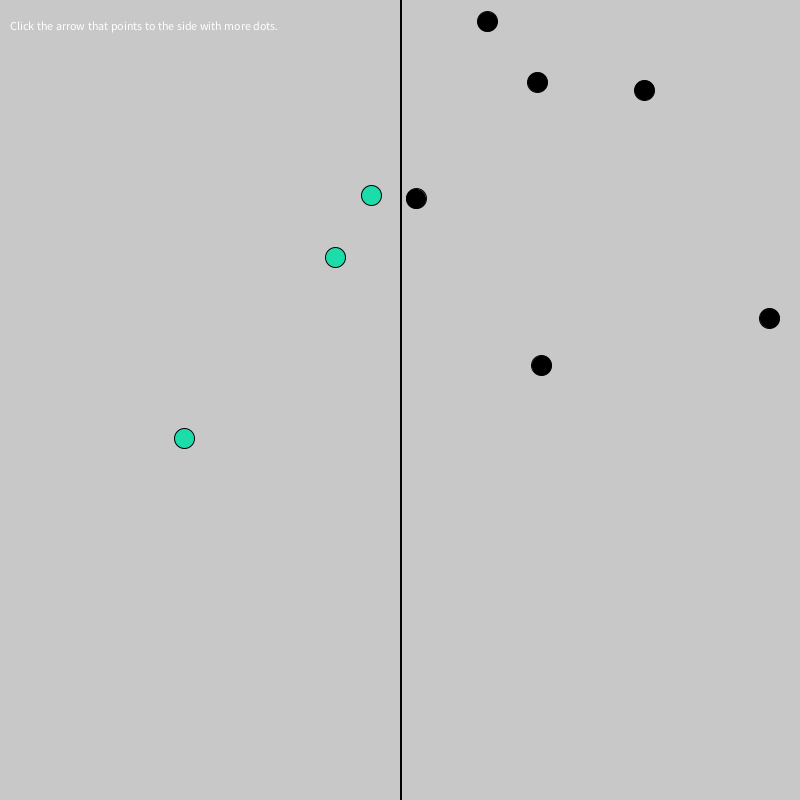
Frame 1 (no input)
Frame 60 (the mouse pressed at the canvas centre just before this capture): identical to frame 1, image omitted
Frame 120 (the mouse held since frame 60 and released just before this capture): identical to frame 1, image omitted

The Processing sketch that drew this single still picture (run headless with seeded random() and noise(); from frame 60 on, the mouse is pressed at the canvas centre):

// Processing sketch: Dot___Make_kits_smart
// ── Dot___Make_kits_smart.pde
  float x;
  float y ;
   float z;
   float n;

void setup(){
  background(200);
  // rect(400,0,1,800);
  
 n = random(9);
 z = random(9);
  
  
  size(800,800);
  
  text("Click the arrow that points to the side with more dots.", 10, 30); 
     for (int i = 0; i <z ; i = i+1) {
  x = random(380);
   y = random(780);
     fill(034,221,170);
   ellipse(x+10,y+10,20,20);
 
  
}
 for (int i = 0; i <n ; i = i+1) {
   x = random(380);
   y = random(780);
     fill(0,0,0);
   ellipse(x+410,y+10,20,20);
   
  
}
}
void draw(){
rect(400,0,1,800);

 
  

 
  } 
  

void keyPressed(){

if(n>z){
  
 if (keyCode == RIGHT){
setup();
draw();
}

 
}





if (z>n){
 if (keyCode == LEFT){
setup();
draw();
}

}
}
